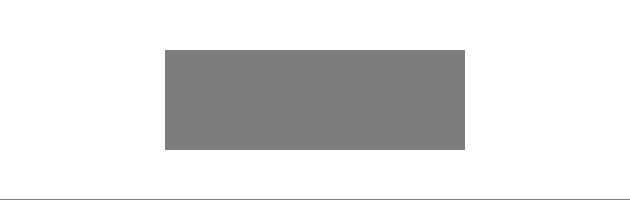
Frame 1 (no input)
Frame 60 (the mouse pressed at the canvas centre just before this capture): identical to frame 1, image omitted
Frame 120 (the mouse held since frame 60 and released just before this capture): identical to frame 1, image omitted

The Processing sketch that drew this single still picture (run headless with seeded random() and noise(); from frame 60 on, the mouse is pressed at the canvas centre):

// Processing sketch: processing_103604
// ── processing_103604.pde

void setup() {
  size(630, 200);
  
}

void draw() {
  background(255);
  fill(125);
  noStroke();
  rect(width/2-150, height/2-50, 300, 100);
  stroke(0);
  strokeWeight(2);
  line(0,200,630,200);
}
